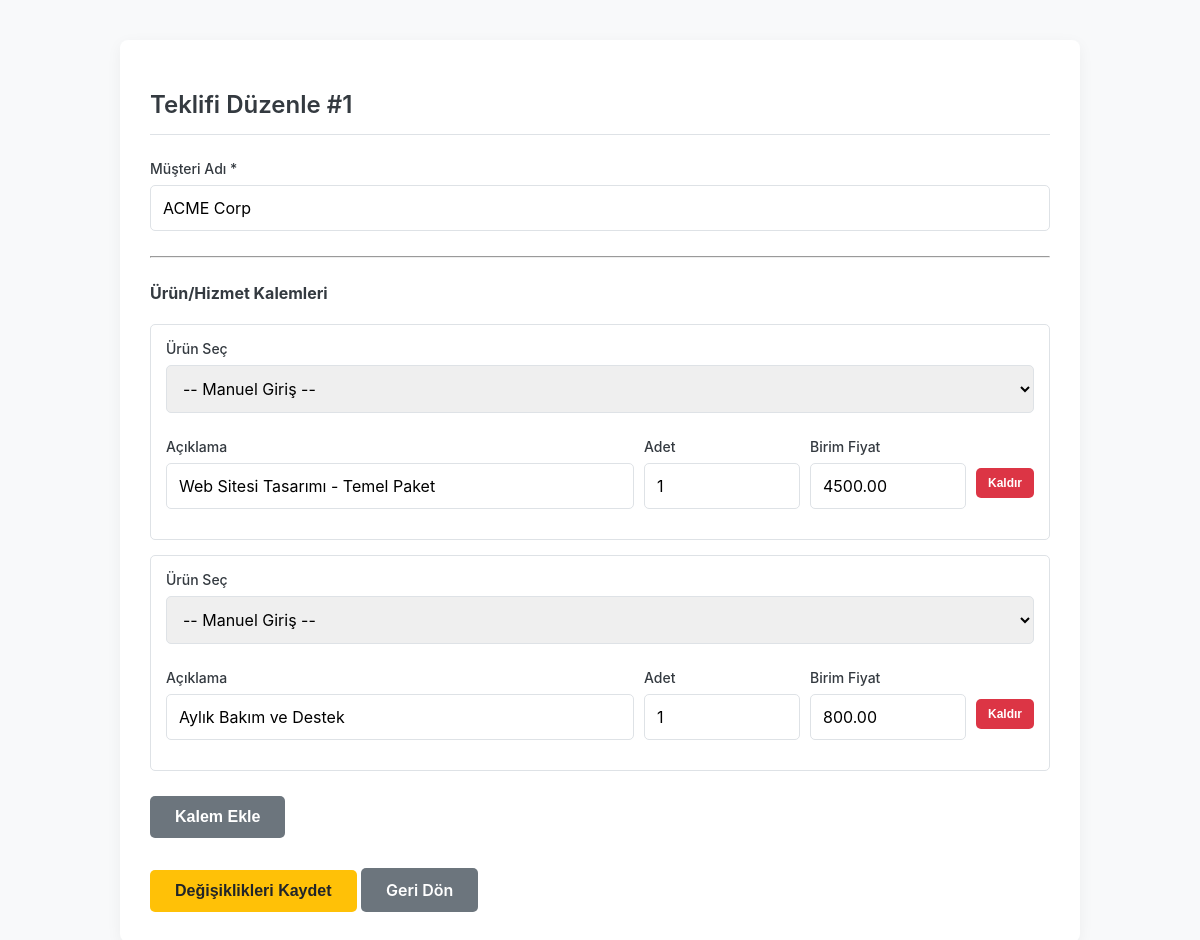
Screenshot of /edit_offer.php?id=1 (signed in) with the database file from the repository.
### tables this page shows
CREATE TABLE IF NOT EXISTS offers (
    id INT AUTO_INCREMENT PRIMARY KEY,
    user_id INT NOT NULL,
    customer_name VARCHAR(255) NOT NULL,
    total_amount DECIMAL(10, 2) NOT NULL DEFAULT 0.00,
    created_at TIMESTAMP DEFAULT CURRENT_TIMESTAMP,
    FOREIGN KEY (user_id) REFERENCES users(id)
);

CREATE TABLE IF NOT EXISTS offer_items (
    id INT AUTO_INCREMENT PRIMARY KEY,
    offer_id INT NOT NULL,
    description TEXT NOT NULL,
    quantity INT NOT NULL,
    unit_price DECIMAL(10, 2) NOT NULL,
    FOREIGN KEY (offer_id) REFERENCES offers(id) ON DELETE CASCADE
);

### edit_offer.php (the view, shortened to what this page needs)
<?php
include "db.php";
$user_id = $_SESSION['user_id'];
$offer_id = isset($_GET['id']) ? (int)$_GET['id'] : 0;
$offer = null;
$items = [];
$stmt = mysqli_prepare($conn, "SELECT * FROM offers WHERE id = ? AND user_id = ?");
mysqli_stmt_bind_param($stmt, "ii", $offer_id, $user_id);
mysqli_stmt_execute($stmt);
$result = mysqli_stmt_get_result($stmt);
if (mysqli_num_rows($result) == 1) {
    $offer = mysqli_fetch_assoc($result);
    $item_stmt = mysqli_prepare($conn, "SELECT * FROM offer_items WHERE offer_id = ?");
    mysqli_stmt_bind_param($item_stmt, "i", $offer_id);
    mysqli_stmt_execute($item_stmt);
    $item_result = mysqli_stmt_get_result($item_stmt);
    while($row = mysqli_fetch_assoc($item_result)) {
        $items[] = $row;
    }
} else {
    die("Hata: Teklif bulunamadı veya bu işlemi yapma yetkiniz yok.");
}
?>
<!DOCTYPE html>
<html lang="tr">
<head>
</head>
<body>
<div class="container">
    <h2>Teklifi Düzenle #<?php echo $offer_id; ?></h2>
    <form method="POST" action="edit_offer.php?id=<?php echo $offer_id; ?>">
        <div class="form-group">
            <label for="customer_name">Müşteri Adı <span class="required-mark">*</span></label>
            <input type="text" id="customer_name" name="customer_name" value="<?php echo htmlspecialchars($offer['customer_name']); ?>" required>
        </div>
        <hr style="margin: 25px 0;">
        <h4>Ürün/Hizmet Kalemleri</h4>
        <div id="line-items-container">
            <?php foreach($items as $item): ?>
                <div class="line-item">
                    <div class="form-group item-product">
                        <label>Ürün Seç</label>
                        <select class="product-select">
                            <option value="">-- Manuel Giriş --</option>
                        </select>
                    </div>
                    <div class="form-group item-description">
                        <label>Açıklama</label>
                        <input type="text" name="description[]" class="item-desc" value="<?php echo htmlspecialchars($item['description']); ?>" required>
                    </div>
                    <div class="form-group item-quantity">
                        <label>Adet</label>
                        <input type="number" name="quantity[]" value="<?php echo htmlspecialchars($item['quantity']); ?>" class="item-qty" required>
                    </div>
                    <div class="form-group item-price">
                        <label>Birim Fiyat</label>
                        <input type="number" name="unit_price[]" step="0.01" value="<?php echo htmlspecialchars($item['unit_price']); ?>" class="item-price" required>
                    </div>
                    <div class="item-actions">
                        <button type="button" class="btn btn-danger remove-item-btn">Kaldır</button>
                    </div>
                </div>
            <?php endforeach; ?>
        </div>
        <button type="button" id="add-item-btn" class="btn btn-secondary">Kalem Ekle</button>
        <div class="actions">
            <button type="submit" class="btn btn-primary">Değişiklikleri Kaydet</button>
            <a href="dashboard.php" class="btn btn-secondary">Geri Dön</a>
        </div>
    </form>
</div>
</body>
</html>

### edit_offer.php (style rules this page uses)
:root { --primary-color: #007bff; --secondary-color: #6c757d; --warning-color: #ffc107; --warning-hover-color: #e0a800; --danger-color: #dc3545; --background-color: #f8f9fa; --form-background-color: #ffffff; --text-color: #343a40; --border-color: #dee2e6; }
body { font-family: -apple-system, BlinkMacSystemFont, "Segoe UI", Roboto, "Helvetica Neue", Arial, sans-serif; background-color: var(--background-color); color: var(--text-color); margin: 0; padding: 20px; }
.container { max-width: 900px; margin: 20px auto; padding: 30px; background: var(--form-background-color); border-radius: 8px; box-shadow: 0 4px 15px rgba(0,0,0,0.05); }
h2 { color: var(--text-color); margin-bottom: 25px; font-weight: 600; border-bottom: 1px solid var(--border-color); padding-bottom: 15px; }
.form-group { margin-bottom: 15px; }
label { display: block; margin-bottom: 8px; font-weight: 500; font-size: 14px; }
input, textarea, select { width: 100%; padding: 12px; border: 1px solid var(--border-color); border-radius: 5px; box-sizing: border-box; font-size: 16px; font-family: inherit; }
.actions { margin-top: 30px; }
.btn { padding: 12px 25px; border: none; border-radius: 5px; cursor: pointer; font-size: 16px; font-weight: 600; text-decoration: none; display: inline-block; text-align: center; transition: background-color 0.3s ease; }
.btn-primary { background-color: var(--warning-color); color: #212529; }
.btn-secondary { background-color: var(--secondary-color); color: white; }
#line-items-container .line-item { display: flex; flex-wrap: wrap; gap: 10px; margin-bottom: 15px; padding: 15px; border: 1px solid var(--border-color); border-radius: 5px; }
.line-item .form-group { flex: 1; min-width: 120px; }
.line-item .item-product { flex-basis: 100%; }
.line-item .item-description { flex: 3; min-width: 250px; }
.line-item .item-actions { flex-shrink: 0; padding-top: 30px; }
.btn-danger { background-color: var(--danger-color); color: white; padding: 8px 12px; font-size: 12px; }
#add-item-btn { margin-top: 10px; }

### rows the page displays
offers: customer_name "ACME Corp"
offer_items: description "Web Sitesi Tasarımı - Temel Paket", quantity "1", unit_price "4500.00"
offer_items: description "Aylık Bakım ve Destek", quantity "1", unit_price "800.00"

### other values shown
$offer_id "1"
